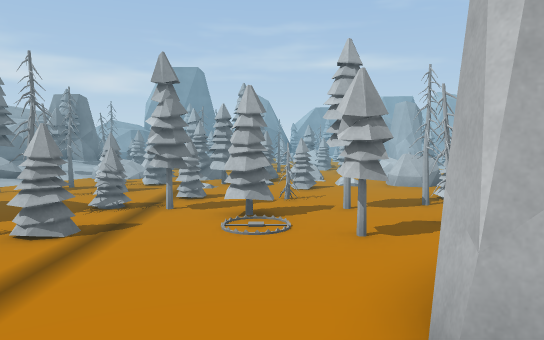
View 1 (above)

24 first-person views from a walk through a scene from a Unity 3-D project. The camera is 1.3 m above the floor, tilts 4° down and sees 70° across. The floor is counted in squares, 1 m on a side. Each view is taken from the middle of a square. On the plan, view 1 faces up. The plan holds only what a view shows up to about 16 squares ahead; the rest is blank. The place goes on beyond the plan. The player is left out.

View 2
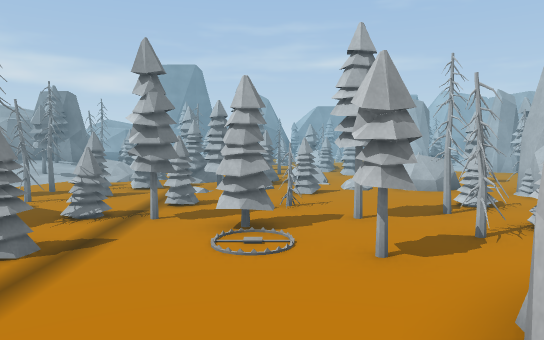

View 3
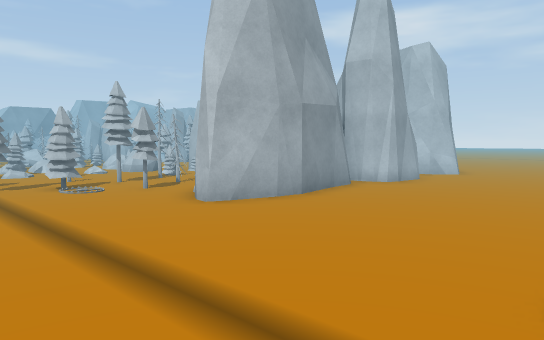

View 4
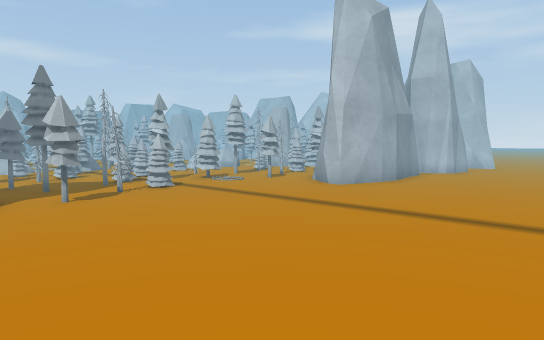

View 5
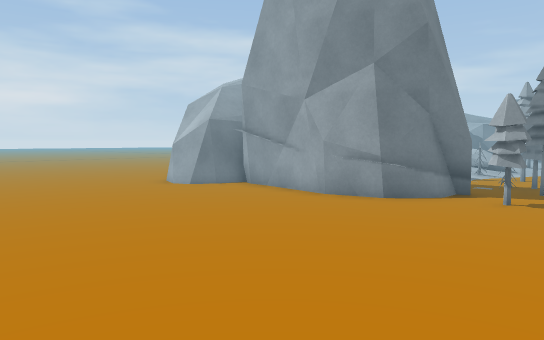

View 6
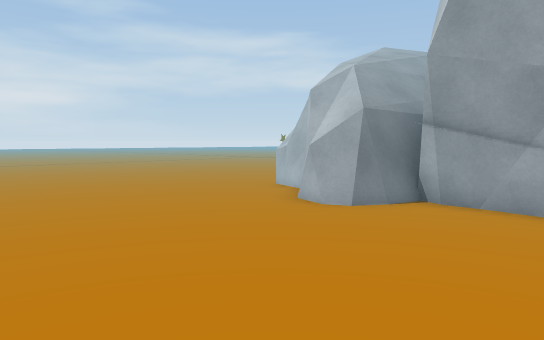

View 7
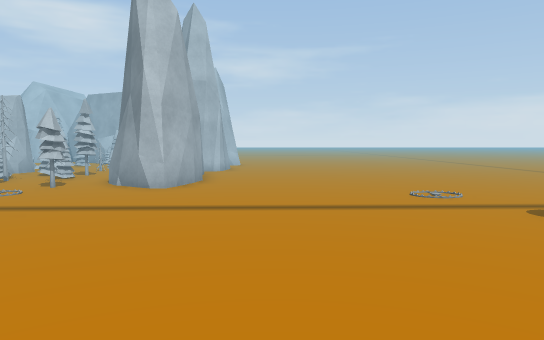

View 8
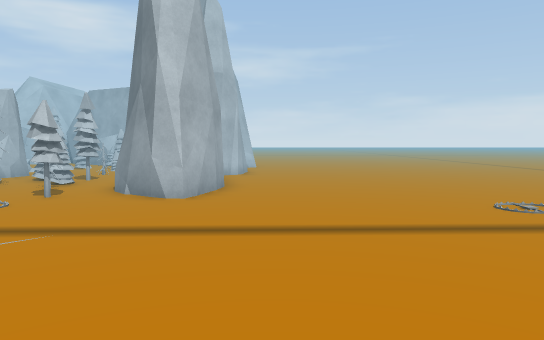

View 9
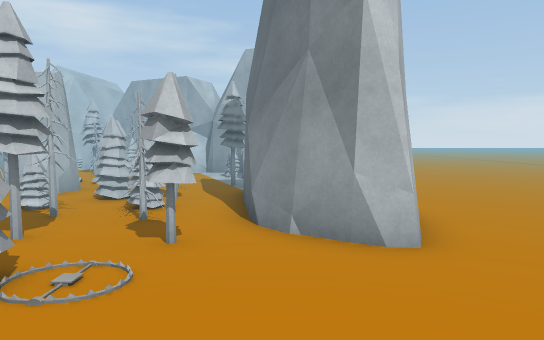

View 10
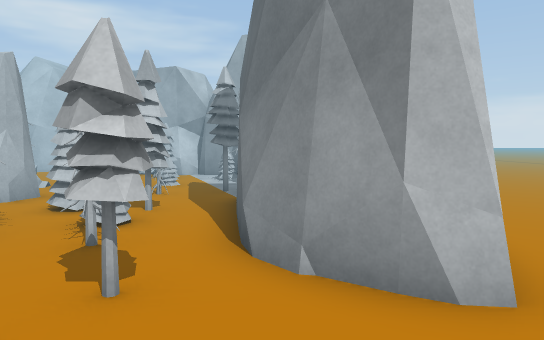

View 11
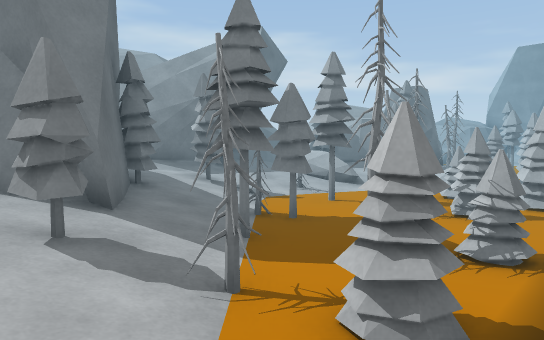

View 12
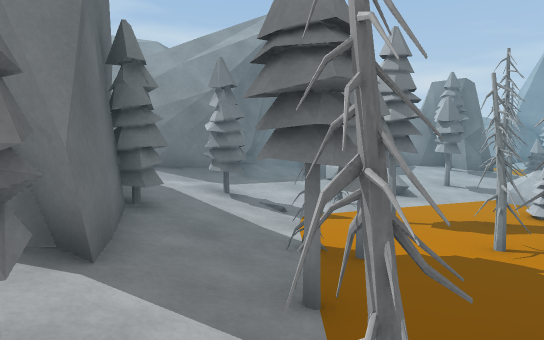

View 13
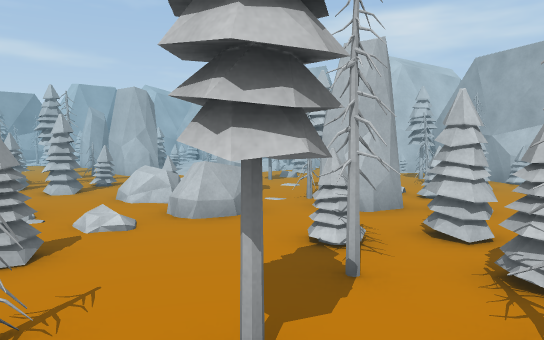

View 14
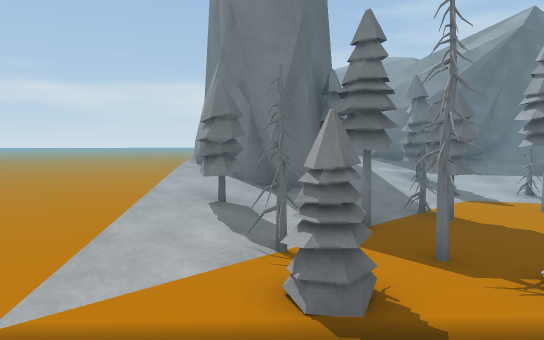

View 15
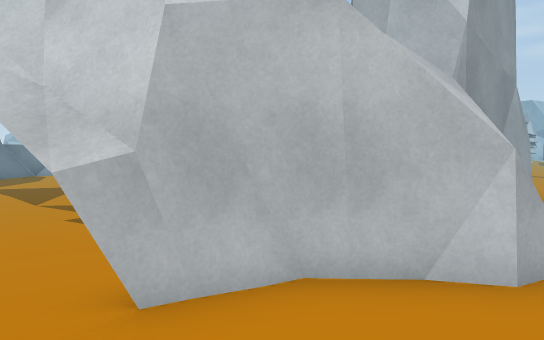

View 16
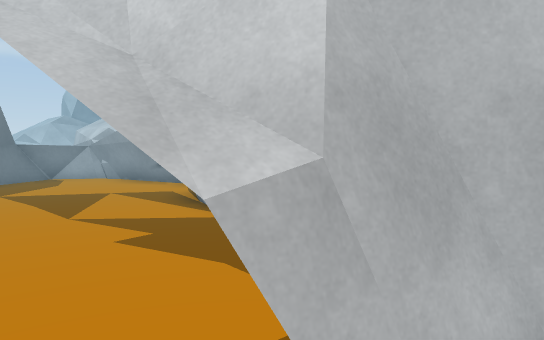

View 17
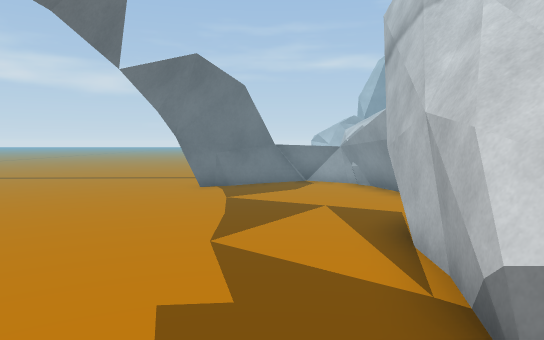

View 18
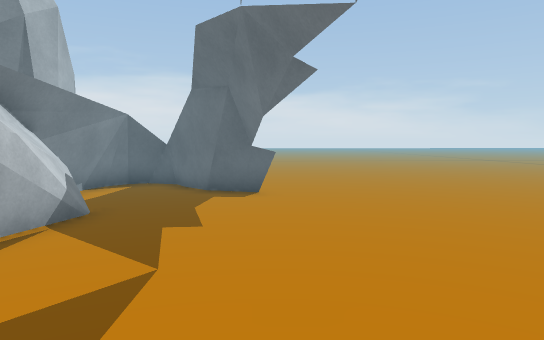

View 19
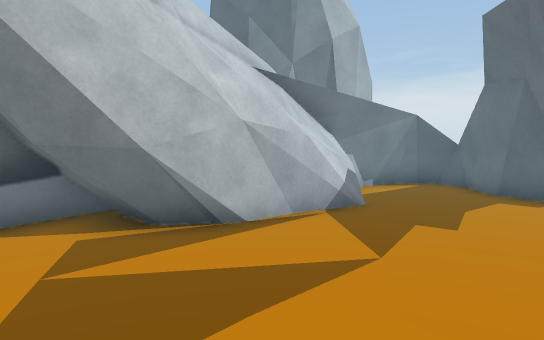

View 20
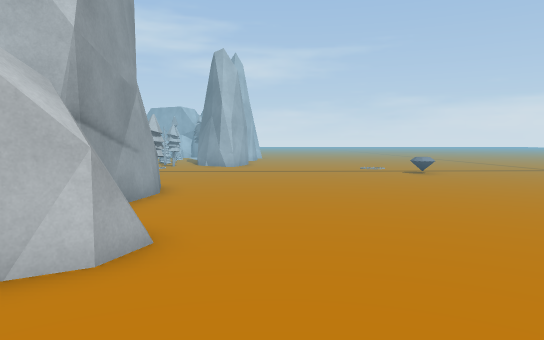

View 21
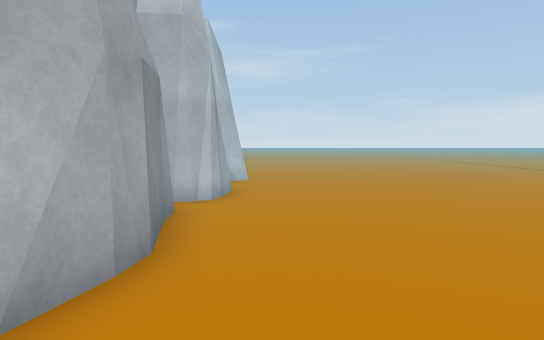

View 22
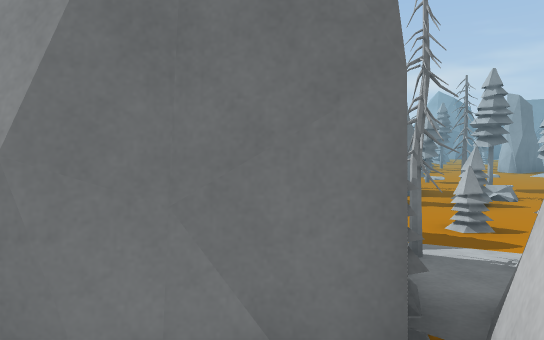

View 23
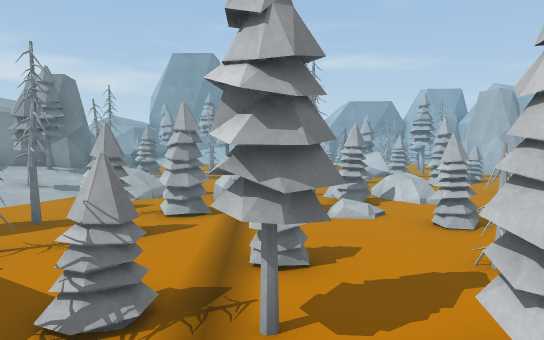

View 24
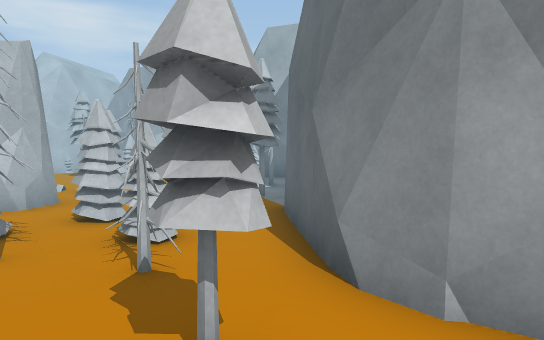

### Floor plan
Key: @ floor where view 1 was taken; # wall or solid block; x gap in a wall; . main floor; : floor 0.25 m higher than the main floor; + floor 0.5 m higher than the main floor; / step, stairs or slope; = window, fence, low wall or low ledge; T thing the floor can be seen under or through; O other object.
Columns run from 20 left of view 1 to 13 right of it. Each row starts with its distance up from view 1.
 24                         .O
 23                         .
 22                        O. .#
 21                       O OO.##
 20       #               ##....#
 19       #      O O.     OO#.. ..#
 18   ##=##   #### O.    ..O O. ..#
 17 .##..##   #OO#O OO  #..OO.. ....
 16 x#....#####OO#  .     .......OO:
 15 ......# OO +O  OO     ..OOO..OO.
 14 ......#    :O.::.OO OO..O OO...
 13 ......##:   ..OO.OOOO.... OOOO.
 12 .....#### +:. TOOOOO/...OO##OO.
 11 .....####+:# OTOO....O....#O##. #
 10 .....# ## : OOTOO.........# #O. O
  9 .....#### O:..TT..O.#...O..OOO..O
  8 .....#  # O: TO..OO..OOTTOO.O...OO
  7 .....##   #O  O##.OOOOOTOOO #.O..#
  6 .....##   #OTTO##O...OTTOOO OO OO#
  5 .#....#     TT:##O...OO ### OO#O##
  4 .###..#    ##OO//.....###     ###
  3 ...#########==///....####   #  O#
  2 ....##...............##########.##
  1 ............................###..#
  0 ....................@.............
 -1 ..................................
 -2 ..................................
 -3 ..................................
 -4   ................................
 -5     ..............................

Positions as (right, up) in squares from view 1, and headings:
1: (0, 0), facing up
2: (0, 1), facing up
3: (-4, -5), facing up-right
4: (-9, -5), facing up-right
5: (-4, -5), facing up-left
6: (-10, -5), facing up-left
7: (-10, -1), facing right
8: (-8, 0), facing right
9: (-4, 4), facing right
10: (-2, 4), facing right
11: (-2, 3), facing up-left
12: (-4, 4), facing up-left
13: (0, 6), facing up-right
14: (0, 5), facing left
15: (-20, 1), facing up-right
16: (-20, 3), facing up-right
17: (-17, 5), facing up
18: (-19, 14), facing down
19: (-20, 14), facing down-right
20: (-20, 0), facing right
21: (-1, 0), facing right
22: (12, 1), facing up-left
23: (-2, 5), facing up
24: (-1, 5), facing right
